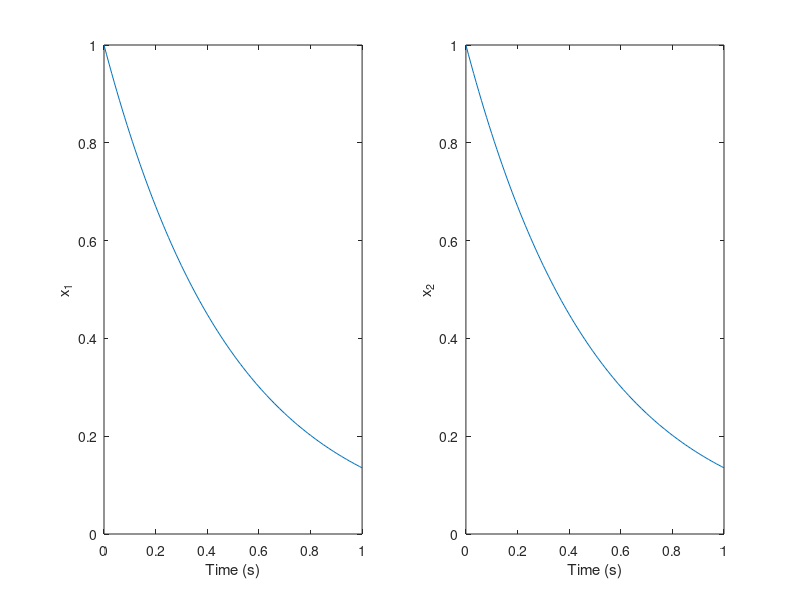

Reproduce this figure in MATLAB.
% Convert G(s) = (2s^2+8s+6)/(s^3+8s^2+16s+6)
% to a state-space representation
num=[2 8 6]; den=[1 8 16 6]; sys_tf=tf(num,den);
sys_ss=ss(sys_tf);

A=[0 -2; 1 -3]; dt=0.2; Phi=expm(A*dt)



A=[0 -2;1 -3]; B=[2;0]; C=[1 0]; D=[0];
sys=ss(A,B,C,D);
x0=[1 1];
t=[0:0.01:1];
u=0*t;
[y,T,x]=lsim(sys,u,t,x0);
subplot(121), plot(T,x(:,1))
xlabel('Time (s)'), ylabel('x_1')
subplot(122), plot(T,x(:,2))
xlabel('Time (s)'), ylabel('x_2')